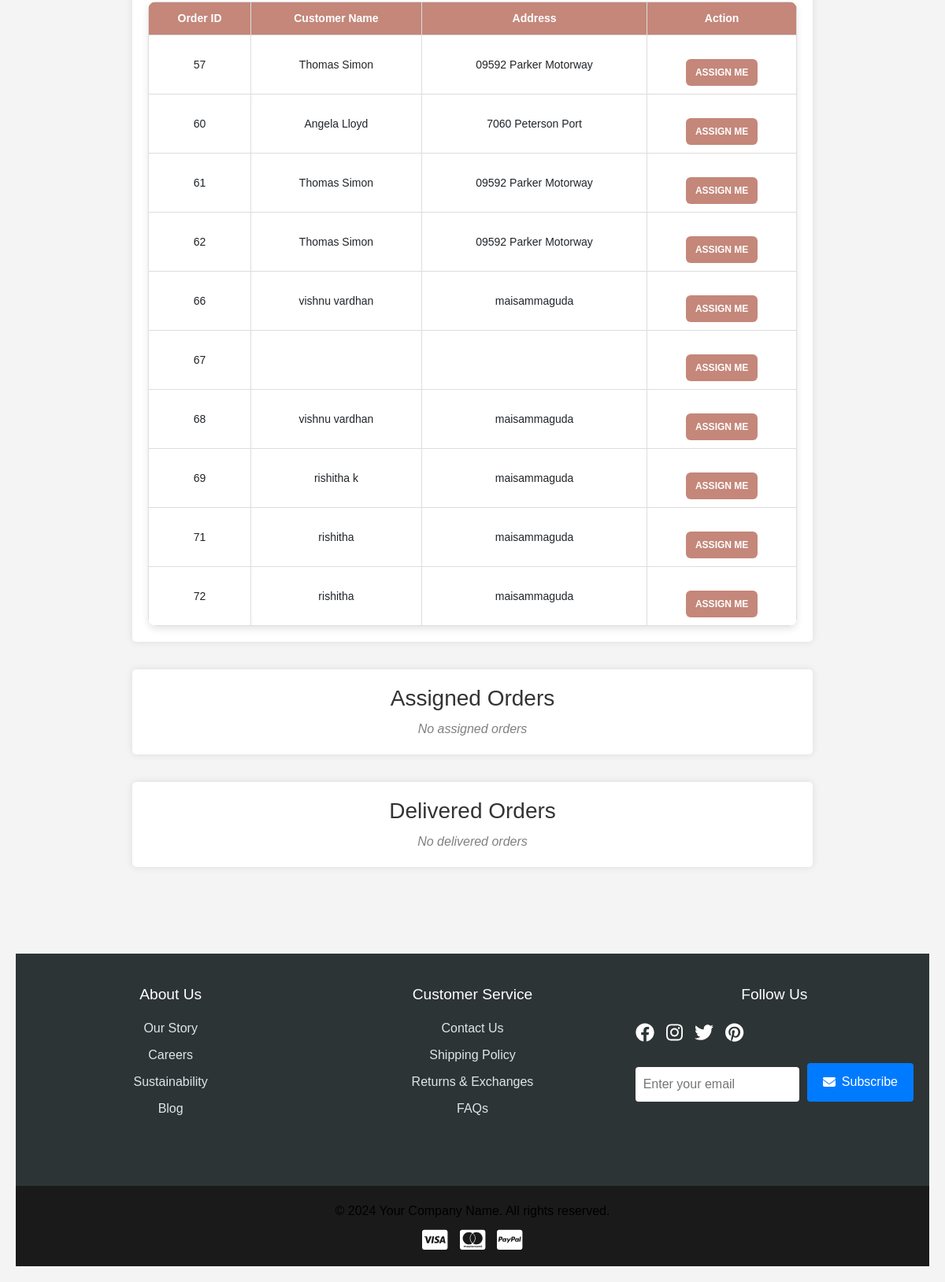
/delivery/dashboard (signed in, lower part), run on an earlier commit of the app's database.
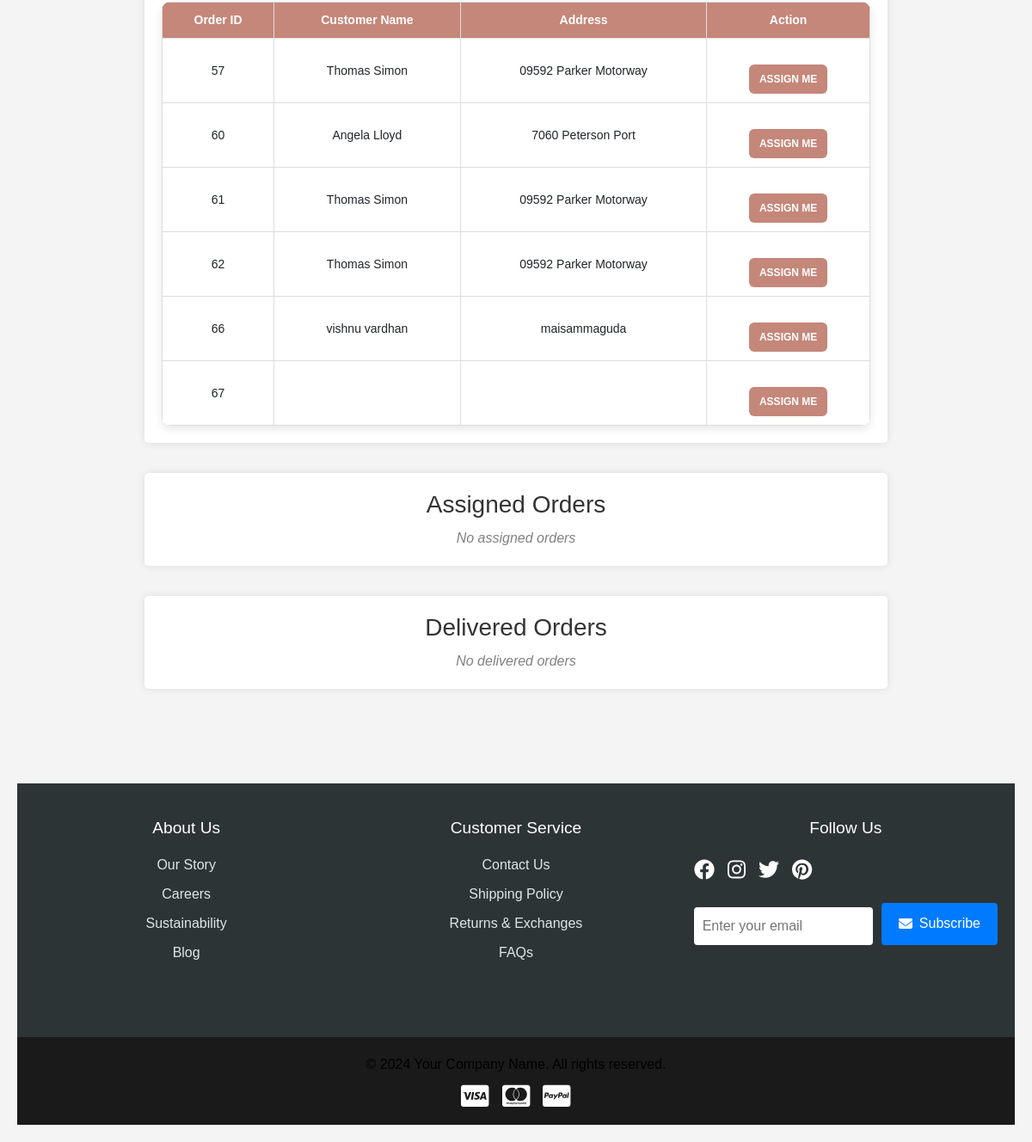
And on a later commit of the database.
### app/models.py (models this page shows, shortened)
class Order(db.Model):
    __tablename__ = 'orders'
    id = db.Column(db.Integer, primary_key=True)
    user_id = db.Column(db.Integer, db.ForeignKey('users.id'), nullable=False)
    total_price = db.Column(db.Float, nullable=False)
    status = db.Column(db.String(50), nullable=False, default="Pending")  # ('Pending', 'Shipped', 'Delivered', 'Cancelled')
    order_date = db.Column(db.DateTime, nullable=False, default=lambda: datetime.now(timezone.utc))
    delivery_date = db.Column(db.DateTime, nullable=True)
    order_items = db.relationship('OrderItem', backref='order', lazy=True, cascade="all, delete-orphan")
    delivery_person_id = db.Column(db.Integer, db.ForeignKey('users.id'), nullable=True)
    customer_name = db.Column(db.String(100), nullable=False)
    address_line_1 = db.Column(db.String(100), nullable=False)
    state = db.Column(db.String(100), nullable=False)
    city = db.Column(db.String(100), nullable=False)
    pincode = db.Column(db.String(20), nullable=False)
    mail = db.Column(db.String(50), nullable=False)

### app/delivery.py (the view)
@delivery_bp.route('/dashboard')
@login_required
def dashboard():
    person = current_user
    if not person:
        return "User not found", 404  # Handle non-existent users
    available_orders = Order.query.filter_by(city=person.city, delivery_person_id=None).all()
    delivered_orders = Order.query.filter_by(status="Delivered", delivery_person_id=person.id).all()
    assigned_orders = Order.query.filter(Order.delivery_person_id == person.id, Order.status != "Delivered").all()
    return render_template('delivery_dashboard.html', person=person, new_orders=available_orders, assigned_orders=assigned_orders, delivered=delivered_orders)

### app/templates/delivery_dashboard.html (shortened to what the changed rows need)
{% extends "base.html" %}
{% block content %}
<link rel="stylesheet" href="{{ url_for('static', filename='css/delivery.css') }}">
    <div class="container">
        <div class="section">
            {% if new_orders %}
                <table>
                    <tr>
                        <th>Order ID</th>
                        <th>Customer Name</th>
                        <th>Address</th>
                        <th>Action</th>
                    </tr>
                    {% for order in new_orders %}
                    <tr>
                        <td>{{ order.id }}</td>
                        <td>{{ order.customer_name }}</td>
                        <td>{{ order.address_line_1 }}</td>
                        <td>
                            <a href="{{ url_for('delivery.assign_delivery', order_id=order.id) }}">
                                <button class="btn btn-update-status" type="button">Assign Me</button>
                            </a>
                        </td>
                    </tr>
                    {% endfor %}
                </table>
            {% else %}
                <p class="empty">No new orders available for delivery</p>
            {% endif %}
        </div>
    </div>
{% endblock %}

What changed in the data, as far as the page shows it:
no longer on this page (row edited): Order: id "68", customer_name "vishnu vardhan", address_line_1 "maisammaguda"
no longer on this page (row edited): Order: id "69", customer_name "rishitha k", address_line_1 "maisammaguda"
no longer on this page (row edited): Order: id "71", customer_name "rishitha", address_line_1 "maisammaguda"
no longer on this page (row edited): Order: id "72", customer_name "rishitha", address_line_1 "maisammaguda"
